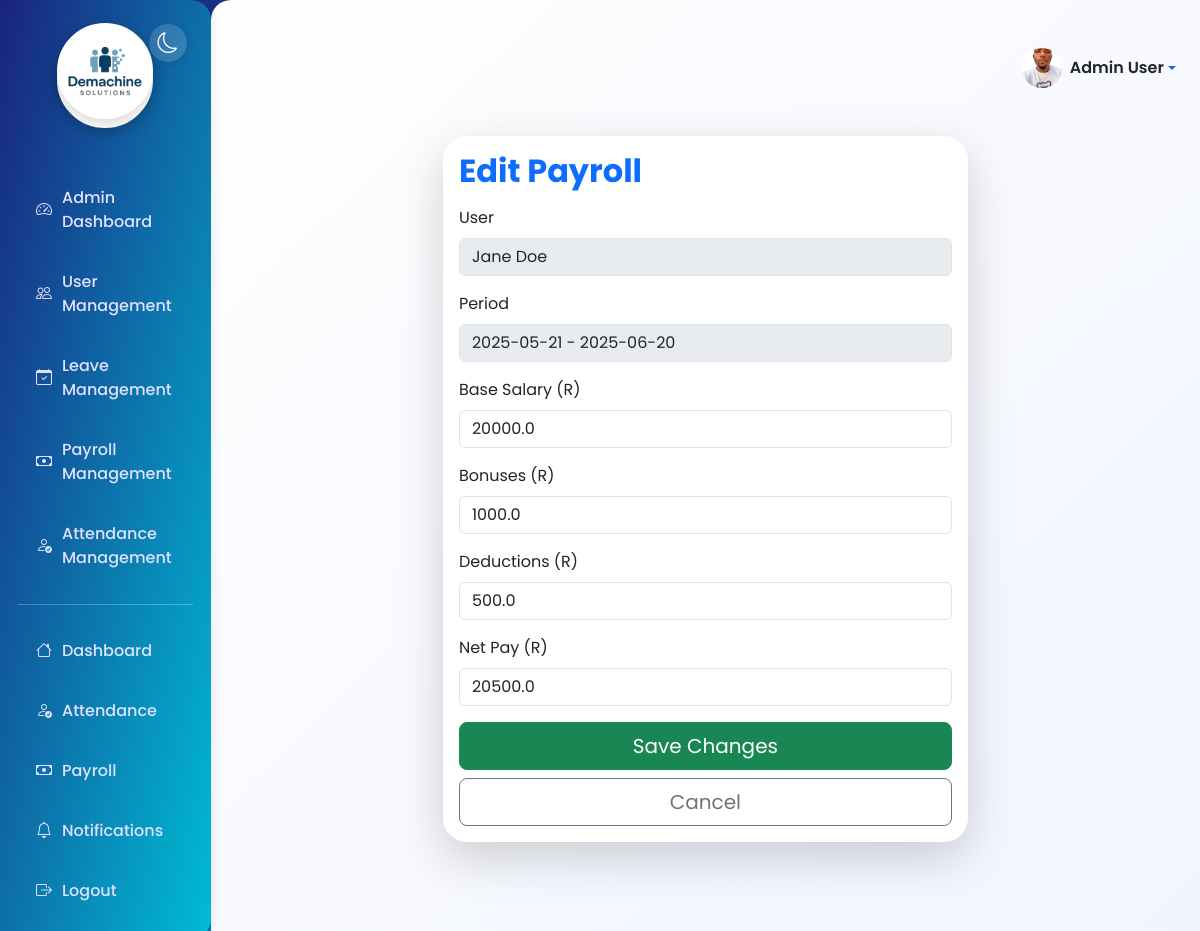
Page /admin/payroll/1/edit (signed in) on the committed database.
### models.py (models this page shows, shortened)
class User(db.Model, UserMixin):
    id = db.Column(db.Integer, primary_key=True)
    username = db.Column(db.String(80), unique=True, nullable=False)
    email = db.Column(db.String(120), unique=True, nullable=False)
    password_hash = db.Column(db.String(128), nullable=False)
    name = db.Column(db.String(100))
    phone = db.Column(db.String(20))
    role = db.Column(db.String(20), default='user')  # 'admin' or 'user'
    is_active = db.Column(db.Boolean, default=True)
    date_joined = db.Column(db.DateTime, default=datetime.utcnow)
    face_encoding = db.Column(db.PickleType)  # Store face encoding as binary
    profile_picture = db.Column(db.String(255))  # Filename of profile picture
    email_notifications = db.Column(db.Boolean, default=True)
    sms_notifications = db.Column(db.Boolean, default=False)
    is_verified = db.Column(db.Boolean, default=False)
    attendances = db.relationship('Attendance', backref='user', lazy=True)
    leaves = db.relationship('LeaveRequest', backref='user', lazy=True)
    payrolls = db.relationship('Payroll', backref='user', lazy=True)
    notifications = db.relationship('Notification', backref='user', lazy=True)

class Payroll(db.Model):
    id = db.Column(db.Integer, primary_key=True)
    user_id = db.Column(db.Integer, db.ForeignKey('user.id'), nullable=False)
    period_start = db.Column(db.Date, nullable=False)
    period_end = db.Column(db.Date, nullable=False)
    base_salary = db.Column(db.Float, nullable=False)
    bonuses = db.Column(db.Float, default=0.0)
    deductions = db.Column(db.Float, default=0.0)
    net_pay = db.Column(db.Float, nullable=False)
    generated_at = db.Column(db.DateTime, default=datetime.utcnow)

### app.py (the view, shortened to what this page needs)
@app.route('/admin/payroll/<int:payroll_id>/edit', methods=['GET', 'POST'])
@login_required
@admin_required
def edit_payroll(payroll_id):
    payroll = Payroll.query.get_or_404(payroll_id)
    return render_template('edit_payroll.html', payroll=payroll)

### app.py (called while the page is built)
@login_manager.user_loader
def load_user(user_id):
    return User.query.get(int(user_id))

def admin_required(f):
    @wraps(f)
    def decorated_function(*args, **kwargs):
        if not current_user.is_authenticated or current_user.role != 'admin':
            abort(403)
        return f(*args, **kwargs)
    return decorated_function

@app.before_request
def before_request():
    if current_user.is_authenticated:
        g.unread_notifications = Notification.query.filter_by(user_id=current_user.id, is_read=False).count()
    else:
        g.unread_notifications = 0

### templates/edit_payroll.html (shortened to what this page needs)
{% extends 'layout.html' %}
{% block content %}
<div class="container py-4">
  <div class="row justify-content-center">
    <div class="col-lg-7">
      <div class="card shadow-lg border-0 mb-4" style="border-radius: 1.5rem;">
        <div class="card-body">
          <h2 class="fw-bold text-primary mb-3">Edit Payroll</h2>
          <form method="post" autocomplete="off" id="editPayrollForm">
            <div class="mb-3">
              <label class="form-label">User</label>
              <input type="text" class="form-control" value="{{ payroll.user.name or payroll.user.username }}" disabled>
            </div>
            <div class="mb-3">
              <label class="form-label">Period</label>
              <input type="text" class="form-control" value="{{ payroll.period_start.strftime('%Y-%m-%d') }} - {{ payroll.period_end.strftime('%Y-%m-%d') }}" disabled>
            </div>
            <div class="mb-3">
              <label for="base_salary" class="form-label">Base Salary (R)</label>
              <input type="number" step="0.01" class="form-control" id="base_salary" name="base_salary" value="{{ payroll.base_salary }}" required>
            </div>
            <div class="mb-3">
              <label for="bonuses" class="form-label">Bonuses (R)</label>
              <input type="number" step="0.01" class="form-control" id="bonuses" name="bonuses" value="{{ payroll.bonuses }}" required>
            </div>
            <div class="mb-3">
              <label for="deductions" class="form-label">Deductions (R)</label>
              <input type="number" step="0.01" class="form-control" id="deductions" name="deductions" value="{{ payroll.deductions }}" required>
            </div>
            <div class="mb-3">
              <label for="net_pay" class="form-label">Net Pay (R)</label>
              <input type="number" step="0.01" class="form-control" id="net_pay" name="net_pay" value="{{ payroll.net_pay }}" readonly>
            </div>
            <div class="d-grid">
              <button type="submit" class="btn btn-success btn-lg">Save Changes</button>
              <a href="{{ url_for('admin_payroll') }}" class="btn btn-outline-secondary btn-lg mt-2">Cancel</a>
            </div>
          </form>
        </div>
      </div>
    </div>
  </div>
</div>
{% endblock %}

### templates/layout.html (shortened to what this page needs)
<!DOCTYPE html>
<html lang="en">
<head>
    <link href="https://cdn.jsdelivr.net/npm/bootstrap@5.3.0/dist/css/bootstrap.min.css" rel="stylesheet">
    <link href="https://cdn.jsdelivr.net/npm/bootstrap-icons@1.10.5/font/bootstrap-icons.css" rel="stylesheet">
</head>
<body>
    <div class="d-flex">
        <div class="sidebar">
            <div class="brand" style="justify-content: center; text-align: center;">
                <div class="brand-logo" style="margin: 0 auto;">
                    <img src="{{ url_for('static', filename='images/Demachine solutions.png') }}" alt="Demachine solutions logo" style="width:96px; height:96px; object-fit:cover; border-radius:50%; border:4px solid #fff; box-shadow:0 4px 16px rgba(0,0,0,0.18); margin-bottom:18px; background:#fff;">
                </div>
            </div>
            <button class="theme-toggle" id="themeToggle" title="Toggle dark/light mode">
                <i class="bi bi-moon" id="themeIcon"></i>
            </button>
            <ul class="nav flex-column mt-4">
                {% if current_user.is_authenticated %}
                    {% if current_user.role == 'admin' %}
                        <li class="nav-item"><a href="/admin" class="nav-link"><i class="bi bi-speedometer2"></i> Admin Dashboard</a></li>
                        <li class="nav-item"><a href="/admin/users" class="nav-link"><i class="bi bi-people"></i> User Management</a></li>
                        <li class="nav-item"><a href="/admin/leaves" class="nav-link"><i class="bi bi-calendar-check"></i> Leave Management</a></li>
                        <li class="nav-item"><a href="/admin/payroll" class="nav-link"><i class="bi bi-cash"></i> Payroll Management</a></li>
                        <li class="nav-item"><a href="/admin/attendance" class="nav-link"><i class="bi bi-person-check"></i> Attendance Management</a></li>
                        <li><hr></li>
                    {% endif %}
                    <li class="nav-item"><a href="/dashboard" class="nav-link"><i class="bi bi-house"></i> Dashboard</a></li>
                    <li class="nav-item"><a href="/attendance" class="nav-link"><i class="bi bi-person-check"></i> Attendance</a></li>
                    <li class="nav-item"><a href="/payroll" class="nav-link"><i class="bi bi-cash"></i> Payroll</a></li>
                    <li class="nav-item"><a href="/notifications" class="nav-link"><i class="bi bi-bell"></i> Notifications
                    </a></li>
                    <li class="nav-item"><a href="/logout" class="nav-link"><i class="bi bi-box-arrow-right"></i> Logout</a></li>
                {% else %}
                    <li class="nav-item"><a href="/login" class="nav-link"><i class="bi bi-box-arrow-in-right"></i> Login</a></li>
                {% endif %}
            </ul>
        </div>
        <div class="main-content">
            <div class="d-flex justify-content-end align-items-center mb-3" style="min-height:56px;">
                <div class="dropdown">
                    <a href="#" class="d-flex align-items-center text-decoration-none dropdown-toggle" id="profileDropdown" data-bs-toggle="dropdown" aria-expanded="false">
                        {% if current_user.profile_picture %}
                            <img src="{{ url_for('static', filename='images/profiles/' + current_user.profile_picture) }}" alt="Profile" class="rounded-circle me-2" style="width:40px; height:40px; object-fit:cover;">
                        {% else %}
                            <img src="{{ url_for('static', filename='images/default_avatar.png') }}" alt="Profile" class="rounded-circle me-2" style="width:40px; height:40px; object-fit:cover;">
                        {% endif %}
                        <span class="fw-semibold text-dark">{{ current_user.name or current_user.username }}</span>
                    </a>
                </div>
            </div>
            {% block content %}{% endblock %}
        </div>
    </div>
</body>
</html>

### templates/layout.html (style rules this page uses)
:root { --primary: #1a237e; --secondary: #00bcd4; --accent: #ff9800; --bg-light: #f4f8fb; --bg-dark: #232a3b; --sidebar-width: 250px; }
html, body { min-height: 100vh; font-family: 'Poppins', Arial, sans-serif; background: linear-gradient(135deg, var(--primary) 0%, var(--secondary) 100%); color: #222; }
.sidebar { background: linear-gradient(to bottom right, var(--primary), var(--secondary)); color: #fff; width: var(--sidebar-width); min-height: 100vh; padding: 32px 18px 18px 18px; box-shadow: 2px 0 8px rgba(0,0,0,0.08); border-top-right-radius: 20px; border-bottom-right-radius: 20px; position: relative; }
.sidebar .brand { display: flex; align-items: center; margin-bottom: 2.5rem; justify-content: center; text-align: center; }
.sidebar .brand-logo { width: 96px; height: 96px; border-radius: 50%; border: 4px solid #fff; box-shadow: 0 4px 16px rgba(0,0,0,0.18); margin-bottom: 18px; background: #fff; display: flex; align-items: center; justify-content: center; font-size: 2rem; font-weight: 700; color: #fff; margin-right: 1rem; }
.sidebar .nav-link { color: #e0e0ff; font-weight: 500; padding: 12px 18px; margin: 6px 0; border-radius: 12px; display: flex; align-items: center; transition: background-color 0.3s, color 0.2s, transform 0.2s; }
.sidebar .nav-link i { margin-right: 10px; }
.theme-toggle { position: absolute; top: 1.5rem; right: 1.5rem; background: rgba(255,255,255,0.15); border-radius: 50%; border: none; width: 38px; height: 38px; display: flex; align-items: center; justify-content: center; font-size: 1.3rem; color: #fff; box-shadow: 0 2px 8px rgba(0,0,0,0.08); transition: background 0.2s; }
.main-content { padding: 40px 24px; width: 100%; background: linear-gradient(to bottom right, #fefefe, #f1f5ff); border-top-left-radius: 20px; min-height: 100vh; }

### rows in the picture
User: profile_picture (picture), name "Admin User"
User: user "Jane Doe"
Payroll: period_start "2025-05-21 - 2025-06-20", base_salary "20000.0", bonuses "1000.0", deductions "500.0", net_pay "20500.0"
